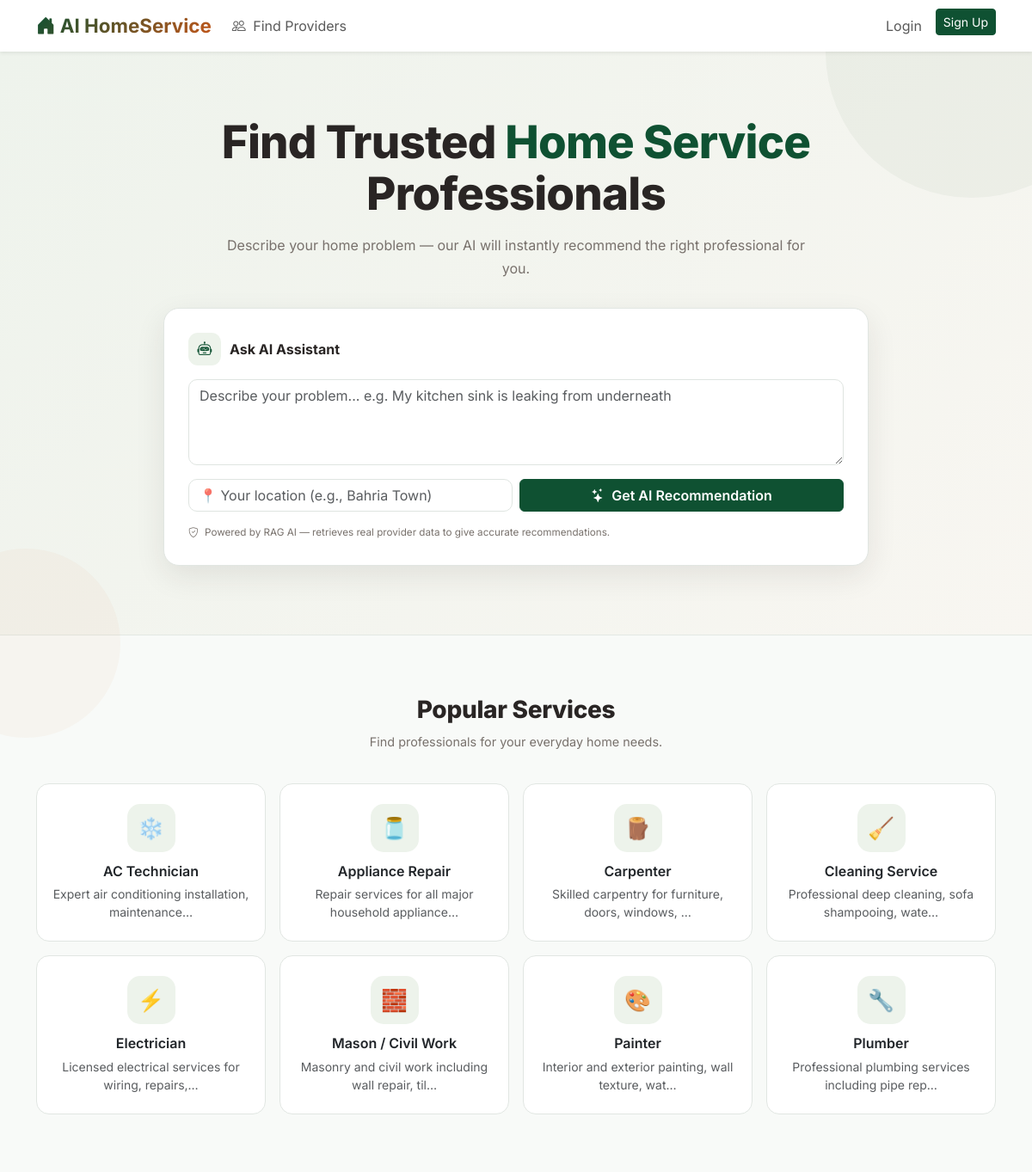
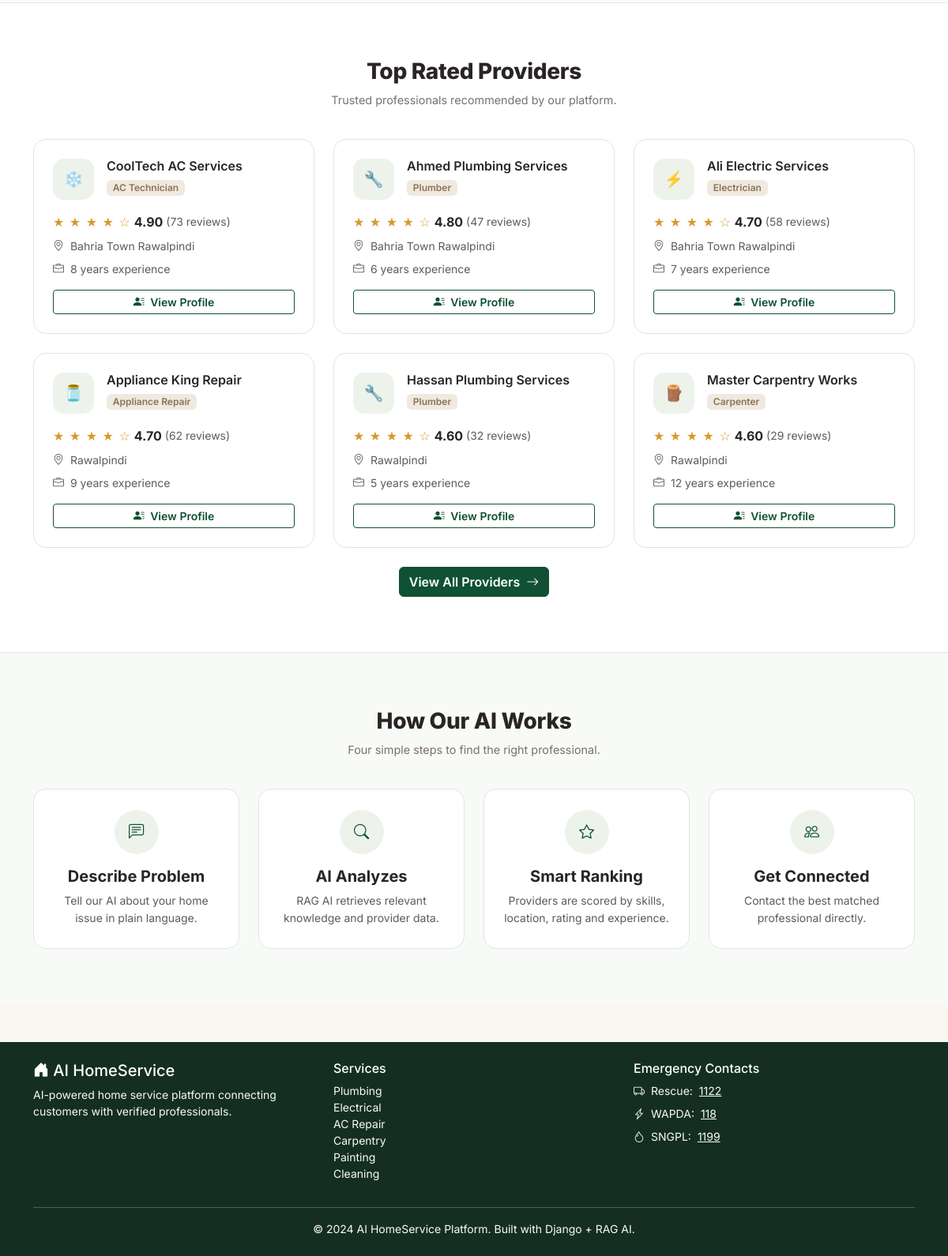
The page / on the database its author committed (2 pictures, top to bottom).
### apps/providers/models.py (models this page shows, shortened)
class ServiceCategory(models.Model):
    name = models.CharField(max_length=100, unique=True)
    slug = models.SlugField(unique=True)
    description = models.TextField()
    icon = models.CharField(max_length=50, default='🔧', help_text="Emoji or icon class")
    common_problems = models.TextField(
        blank=True,
        help_text="Comma-separated list of common problems this category handles"
    )
    keywords = models.TextField(
        blank=True,
        help_text="Keywords for AI matching, comma-separated"
    )
    is_active = models.BooleanField(default=True)
    created_at = models.DateTimeField(auto_now_add=True)
    class Meta:
        verbose_name = 'Service Category'
        verbose_name_plural = 'Service Categories'
        ordering = ['name']

class ProviderProfile(models.Model):
    user = models.OneToOneField(
        User, on_delete=models.CASCADE, related_name='provider_profile'
    )
    business_name = models.CharField(max_length=200)
    category = models.ForeignKey(
        ServiceCategory, on_delete=models.SET_NULL,
        null=True, related_name='providers'
    )
    bio = models.TextField(blank=True)
    experience_years = models.PositiveIntegerField(
        default=0,
        validators=[MaxValueValidator(50)],
        help_text="Years of professional experience"
    )
    skills = models.ManyToManyField(Skill, blank=True, related_name='providers')
    phone_number = models.CharField(max_length=20, blank=True)
    whatsapp_number = models.CharField(max_length=20, blank=True)
    email = models.EmailField(blank=True)
    base_location = models.CharField(max_length=200, blank=True)
    min_charge = models.DecimalField(
        max_digits=10, decimal_places=2, null=True, blank=True,
        help_text="Minimum service charge in PKR"
    )
    max_charge = models.DecimalField(
        max_digits=10, decimal_places=2, null=True, blank=True,
        help_text="Maximum service charge in PKR"
    )
    average_rating = models.DecimalField(
        max_digits=3, decimal_places=2, default=0.0,
        validators=[MinValueValidator(0.0), MaxValueValidator(5.0)]
    )
    total_reviews = models.PositiveIntegerField(default=0)
    total_jobs_completed = models.PositiveIntegerField(default=0)
    is_verified = models.BooleanField(default=False, help_text="Admin-verified provider")
    is_available = models.BooleanField(default=True)
    profile_picture = models.ImageField(upload_to='provider_pics/', blank=True, null=True)
    created_at = models.DateTimeField(auto_now_add=True)
    updated_at = models.DateTimeField(auto_now=True)
    class Meta:
        verbose_name = 'Provider Profile'
        verbose_name_plural = 'Provider Profiles'
        ordering = ['-average_rating', '-experience_years']

### apps/core/views.py (the view)
# urls.py: path('', views.home, name='home'),
def home(request):
    categories = ServiceCategory.objects.filter(is_active=True)[:8]
    top_providers = ProviderProfile.objects.filter(
        is_verified=True
    ).order_by('-average_rating')[:6]
    return render(request, 'core/home.html', {
        'categories': categories,
        'top_providers': top_providers,
    })

### templates/core/home.html (shortened to what this page needs)
{% extends 'base.html' %}
{% block content %}
<div class="home-page">
    <section class="home-hero text-center">
        <div class="container">
            <div class="hero-content">
                <h1 class="hero-title">
                    Find Trusted
                    <span class="highlight">
                        Home Service
                    </span>
                    Professionals
                </h1>
                <p class="hero-description">
                    Describe your home problem — our AI will instantly
                    recommend the right professional for you.
                </p>
                <div class="ai-search-card">
                    <div class="ai-search-heading">
                        <div class="ai-search-icon">
                            <i class="bi bi-robot"></i>
                        </div>
                        <span>
                            Ask AI Assistant
                        </span>
                    </div>
                    <div class="mb-3">
                        <textarea
                            id="heroQuery"
                            class="form-control"
                            rows="2"
                            placeholder="Describe your problem... e.g. My kitchen sink is leaking from underneath"
                        ></textarea>
                    </div>
                    <div class="row g-2">
                        <div class="col-md-6">
                            <input
                                type="text"
                                id="heroLocation"
                                class="form-control"
                                placeholder="📍 Your location (e.g., Bahria Town)"
                            >
                        </div>
                        <div class="col-md-6">
                            {% if user.is_authenticated %}
                                <a
                                    id="heroAskBtn"
                                    href="#"
                                    class="btn btn-primary w-100"
                                    onclick="goToChat(); return false;"
                                >
                                    <i class="bi bi-stars me-1"></i>
                                    Get AI Recommendation
                                </a>
                            {% else %}
                                <a
                                    href="{% url 'accounts:login' %}?next={% url 'ai_assistant:chat' %}"
                                    class="btn btn-primary w-100"
                                >
                                    <i class="bi bi-stars me-1"></i>
                                    Get AI Recommendation
                                </a>
                            {% endif %}
                        </div>
                    </div>
                    <p class="ai-search-note mt-3 mb-0">
                        <i class="bi bi-shield-check me-1"></i>
                        Powered by RAG AI — retrieves real provider data
                        to give accurate recommendations.
                    </p>
                </div>
            </div>
        </div>
    </section>
    <section class="home-section">
        <div class="container">
            <div class="section-heading">
                <h2>
                    Popular Services
                </h2>
                <p>
                    Find professionals for your everyday home needs.
                </p>
            </div>
            <div class="row g-3">
                {% for category in categories %}
                    <div class="col-6 col-md-4 col-lg-3">
                        <a
                            href="{% url 'providers:provider_list' %}?category={{ category.slug }}"
                            class="text-decoration-none"
                        >
                            <div class="category-card">
                                <div class="category-icon">
                                    {{ category.icon }}
                                </div>
                                <h6 class="fw-semibold text-dark">
                                    {{ category.name }}
                                </h6>
                                <p class="small text-muted mb-0">
                                    {{ category.description|truncatechars:50 }}
                                </p>
                            </div>
                        </a>
                    </div>
                {% endfor %}
            </div>
        </div>
    </section>
    {% if top_providers %}
        <section class="home-section providers-section">
            <div class="container">
                <div class="section-heading">
                    <h2>
                        Top Rated Providers
                    </h2>
                    <p>
                        Trusted professionals recommended by our platform.
                    </p>
                </div>
                <div class="row g-4">
                    {% for provider in top_providers %}
                        <div class="col-md-4">
                            <div class="provider-card">
                                <div class="card-body">
                                    <div class="d-flex align-items-start mb-3">
                                        <div class="provider-avatar me-3">
                                            {{ provider.category.icon|default:"🔧" }}
                                        </div>
                                        <div>
                                            <h6 class="mb-1 fw-semibold">
                                                {{ provider.business_name }}
                                            </h6>
                                            <span class="badge badge-category small">
                                                {{ provider.category.name }}
                                            </span>
                                        </div>
                                    </div>
                                    <div class="d-flex align-items-center mb-2">
                                        <span class="stars me-1">
                                            {% for i in "12345" %}
                                                {% if forloop.counter <= provider.average_rating %}
                                                    ★
                                                {% else %}
                                                    ☆
                                                {% endif %}
                                            {% endfor %}
                                        </span>
                                        <strong>
                                            {{ provider.average_rating }}
                                        </strong>
                                        <span class="text-muted small ms-1">
                                            ({{ provider.total_reviews }} reviews)
                                        </span>
                                    </div>
                                    <p class="small text-muted mb-2">
                                        <i class="bi bi-geo-alt me-1"></i>
                                        {{ provider.base_location }}
                                    </p>
                                    <p class="small text-muted mb-3">
                                        <i class="bi bi-briefcase me-1"></i>
                                        {{ provider.experience_years }}
                                        years experience
                                    </p>
                                    <a
                                        href="{% url 'providers:provider_detail' provider.pk %}"
                                        class="btn btn-outline-primary btn-sm w-100"
                                    >
                                        <i class="bi bi-person-lines-fill me-1"></i>
                                        View Profile
                                    </a>
                                </div>
                            </div>
                        </div>
                    {% endfor %}
                </div>
                <div class="text-center mt-4">
                    <a
                        href="{% url 'providers:provider_list' %}"
                        class="btn btn-primary"
                    >
                        View All Providers
                        <i class="bi bi-arrow-right ms-1"></i>
                    </a>
                </div>
            </div>
        </section>
    {% endif %}
    <section class="home-section">
        <div class="container">
            <div class="section-heading">
                <h2>
                    How Our AI Works
                </h2>
                <p>
                    Four simple steps to find the right professional.
                </p>
            </div>
            <div class="row g-4 text-center">
                <div class="col-md-3">
                    <div class="step-card">
                        <div class="step-number">
                            <i class="bi bi-chat-left-text"></i>
                        </div>
                        <h5 class="mt-3">
                            Describe Problem
                        </h5>
                        <p class="text-muted small mb-0">
                            Tell our AI about your home issue
                            in plain language.
                        </p>
                    </div>
                </div>
                <div class="col-md-3">
                    <div class="step-card">
                        <div class="step-number">
                            <i class="bi bi-search"></i>
                        </div>
                        <h5 class="mt-3">
                            AI Analyzes
                        </h5>
                        <p class="text-muted small mb-0">
                            RAG AI retrieves relevant knowledge
                            and provider data.
                        </p>
                    </div>
                </div>
                <div class="col-md-3">
                    <div class="step-card">
                        <div class="step-number">
                            <i class="bi bi-star"></i>
                        </div>
                        <h5 class="mt-3">
                            Smart Ranking
                        </h5>
                        <p class="text-muted small mb-0">
                            Providers are scored by skills,
                            location, rating and experience.
                        </p>
                    </div>
                </div>
                <div class="col-md-3">
                    <div class="step-card">
                        <div class="step-number">
                            <i class="bi bi-people"></i>
                        </div>
                        <h5 class="mt-3">
                            Get Connected
                        </h5>
                        <p class="text-muted small mb-0">
                            Contact the best matched
                            professional directly.
                        </p>
                    </div>
                </div>
            </div>
        </div>
    </section>
</div>
{% endblock %}

### rows shown on the page
ServiceCategory: icon "❄️", name "AC Technician", description "Expert air conditioning installation, maintenance…"
ServiceCategory: icon "🫙", name "Appliance Repair", description "Repair services for all major household appliance…"
ServiceCategory: icon "🪵", name "Carpenter", description "Skilled carpentry for furniture, doors, windows, …"
ServiceCategory: icon "🧹", name "Cleaning Service", description "Professional deep cleaning, sofa shampooing, wate…"
ServiceCategory: icon "⚡", name "Electrician", description "Licensed electrical services for wiring, repairs,…"
ServiceCategory: icon "🧱", name "Mason / Civil Work", description "Masonry and civil work including wall repair, til…"
ServiceCategory: icon "🎨", name "Painter", description "Interior and exterior painting, wall texture, wat…"
ServiceCategory: icon "🔧", name "Plumber", description "Professional plumbing services including pipe rep…"
ProviderProfile: category.icon "❄️", business_name "CoolTech AC Services", category.name "AC Technician", average_rating "4.90", total_reviews "73", base_location "Bahria Town Rawalpindi", experience_years "8"
ProviderProfile: category.icon "🔧", business_name "Ahmed Plumbing Services", category.name "Plumber", average_rating "4.80", total_reviews "47", base_location "Bahria Town Rawalpindi", experience_years "6"
ProviderProfile: category.icon "⚡", business_name "Ali Electric Services", category.name "Electrician", average_rating "4.70", total_reviews "58", base_location "Bahria Town Rawalpindi", experience_years "7"
ProviderProfile: category.icon "🫙", business_name "Appliance King Repair", category.name "Appliance Repair", average_rating "4.70", total_reviews "62", base_location "Rawalpindi", experience_years "9"
ProviderProfile: category.icon "🔧", business_name "Hassan Plumbing Services", category.name "Plumber", average_rating "4.60", total_reviews "32", base_location "Rawalpindi", experience_years "5"
ProviderProfile: category.icon "🪵", business_name "Master Carpentry Works", category.name "Carpenter", average_rating "4.60", total_reviews "29", base_location "Rawalpindi", experience_years "12"
